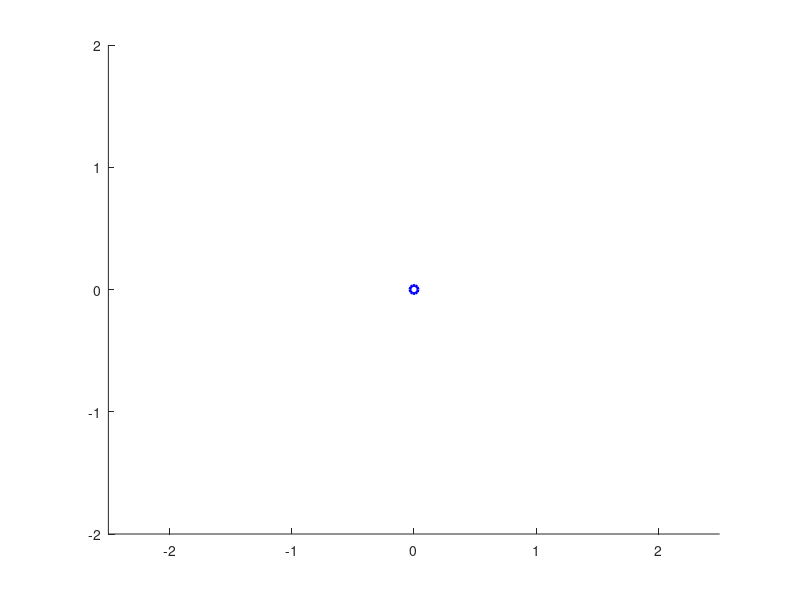

Write the MATLAB code that produced this figure.
% Préparation de l'animation
figure;
hold on;
axis equal;
xlim([-2.5 2.5]);
ylim([-2 2]);

quadrotor_plot = plot(0, 0, 'bo-', 'LineWidth', 2);  % Représentation du quadrotor
trajectory_plot = plot(0, 0, 'r--', 'LineWidth', 2);  % Trajectoire de référence
force_left_plot = quiver(0, 0, 0, 0, 'g', 'LineWidth', 2); % Flèche de poussée gauche
force_right_plot = quiver(0, 0, 0, 0, 'g', 'LineWidth', 2); % Flèche de poussée droite
